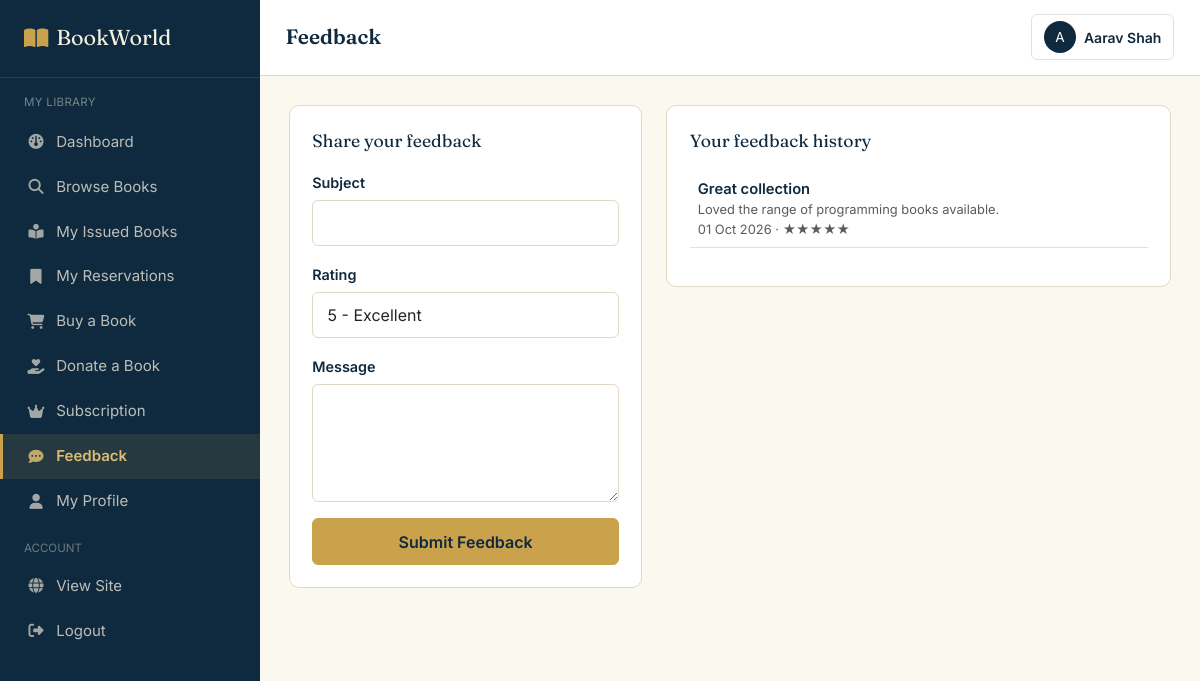
The page /member/feedback.php (signed in) on the database its author committed.
### tables this page shows
CREATE TABLE feedback (
    feedback_id INT AUTO_INCREMENT PRIMARY KEY,
    member_id INT NOT NULL,
    subject VARCHAR(150) NOT NULL,
    message TEXT NOT NULL,
    rating TINYINT DEFAULT 5,
    submitted_at DATETIME DEFAULT CURRENT_TIMESTAMP,
    status ENUM('new','reviewed') DEFAULT 'new',
    FOREIGN KEY (member_id) REFERENCES member(member_id) ON DELETE CASCADE
);

### includes/auth_check.php (called while the page is built, shortened)
<?php
$current_user_id   = $_SESSION['user_id'];

### includes/functions.php (called while the page is built, shortened)
<?php
function clean($str) {
    return htmlspecialchars(trim($str), ENT_QUOTES, 'UTF-8');
}
function fmt_date($date) {
    return date('d M Y', strtotime($date));
}

### member/feedback.php (the view, shortened to what this page needs)
<?php
require_once '../config/database.php';
require_once '../includes/functions.php';
require_once '../includes/auth_check.php';
$my_feedback = mysqli_query($conn, "SELECT * FROM feedback WHERE member_id=$current_user_id ORDER BY submitted_at DESC");
?>
<!DOCTYPE html>
<html lang="en">
<head>
<link href="https://cdn.jsdelivr.net/npm/bootstrap@5.3.3/dist/css/bootstrap.min.css" rel="stylesheet">
<link rel="stylesheet" href="https://cdnjs.cloudflare.com/ajax/libs/font-awesome/6.5.2/css/all.min.css">
<link rel="stylesheet" href="../assets/css/style.css">
<link rel="stylesheet" href="../assets/css/dashboard.css">
</head>
<body>
<div class="bw-app">
<?php include '../includes/sidebar_member.php'; ?>
<main class="bw-main">
<?php include '../includes/dashboard_topbar.php'; ?>
<div class="bw-content">
  <div class="row g-4">
    <div class="col-lg-5">
      <div class="bw-panel">
        <div class="panel-title">Share your feedback</div>
        <form method="POST">
          <label class="bw-label">Subject</label>
          <input type="text" class="form-control bw-form-control mb-3" name="subject" required>
          <label class="bw-label">Rating</label>
          <select class="form-select bw-form-control mb-3" name="rating">
            <option value="5">5 - Excellent</option>
          </select>
          <label class="bw-label">Message</label>
          <textarea class="form-control bw-form-control mb-3" name="message" rows="4" required></textarea>
          <button type="submit" class="btn btn-bw-primary w-100">Submit Feedback</button>
        </form>
      </div>
    </div>
    <div class="col-lg-7">
      <div class="bw-panel">
        <div class="panel-title">Your feedback history</div>
        <table class="table table-bw">
          <tbody>
            <?php while ($f = mysqli_fetch_assoc($my_feedback)): ?>
              <tr>
                <td>
                  <div class="fw-semibold text-navy"><?= clean($f['subject']) ?></div>
                  <div class="small text-muted"><?= clean($f['message']) ?></div>
                  <div class="small text-muted"><?= fmt_date($f['submitted_at']) ?> · <?= str_repeat('★', $f['rating']) ?><?= str_repeat('☆', 5 - $f['rating']) ?></div>
                </td>
              </tr>
            <?php endwhile; ?>
          </tbody>
        </table>
      </div>
    </div>
  </div>
</div>
</main>
</div>
</body>
</html>

### assets/css/style.css (style rules this page uses)
:root { --bw-navy: #0F2A3F; --bw-navy-light: #1A4160; --bw-green: #2F5233; --bw-green-light: #3E6B45; --bw-brass: #C9A24B; --bw-brass-light: #DCBD73; --bw-paper: #F5EFDF; --bw-paper-soft: #FBF8F0; --bw-ink: #1D2430; --bw-slate: #5B6472; --bw-line: #E2D9C3; --bw-danger: #A93F35; --bw-danger-bg: #FBEAE7; --bw-success: #2F5233; --bw-success-bg: #EAF1E7; --bw-warning: #B4791F; --bw-warning-bg: #FBF1E1; --font-display: 'Fraunces', Georgia, serif; --font-body: 'Inter', -apple-system, BlinkMacSystemFont, sans-serif; --radius-sm: 6px; --radius-md: 10px; --shadow-card: 0 1px 3px rgba(15, 42, 63, 0.08), 0 1px 2px rgba(15, 42, 63, 0.06); }
* { box-sizing: border-box; }
body { font-family: var(--font-body); color: var(--bw-ink); background: var(--bw-paper-soft); margin: 0; }
.btn-bw-primary { background: var(--bw-brass); border: 1px solid var(--bw-brass); color: var(--bw-navy); font-weight: 600; padding: 0.65rem 1.5rem; border-radius: var(--radius-sm); transition: transform 0.15s ease, box-shadow 0.15s ease; }
.bw-form-control { border: 1.5px solid var(--bw-line); border-radius: var(--radius-sm); padding: 0.65rem 0.9rem; background: #fff; font-family: var(--font-body); }
.bw-label { font-weight: 600; font-size: 0.9rem; color: var(--bw-navy); margin-bottom: 0.35rem; display: inline-block; }
.text-navy { color: var(--bw-navy) !important; }

### assets/css/dashboard.css (style rules this page uses)
.bw-app { display: flex; min-height: 100vh; }
.bw-main { flex: 1; min-width: 0; background: var(--bw-paper-soft); }
.bw-content { padding: 1.8rem; }
.bw-panel { background: #fff; border: 1px solid var(--bw-line); border-radius: var(--radius-md); padding: 1.4rem; }
.bw-panel .panel-title { font-family: var(--font-display); font-size: 1.1rem; color: var(--bw-navy); margin-bottom: 1rem; }
.table-bw td { vertical-align: middle; font-size: 0.92rem; }

### rows shown on the page
feedback: subject "Great collection", message "Loved the range of programming books available.", submitted_at "01 Oct 2026", rating "★★★★★"

### other values the page prints
$page_title "Feedback"
substr($current_user_name, 0, 1) "A"
$current_user_name "Aarav Shah"
